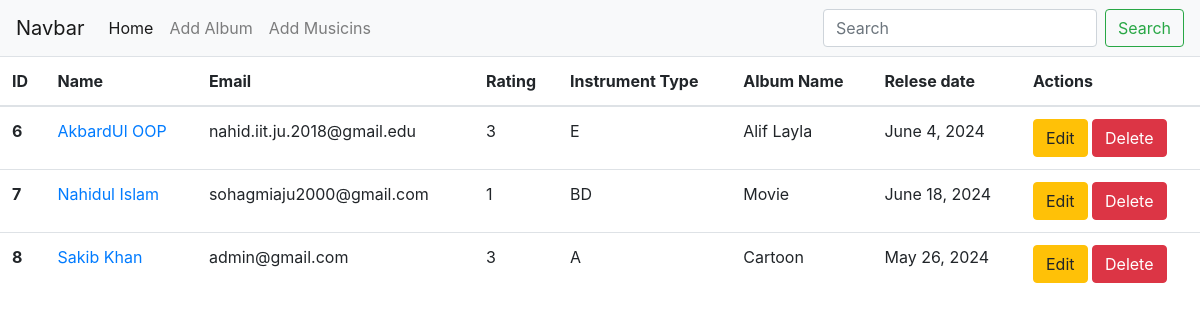
Before: / with the older database file.
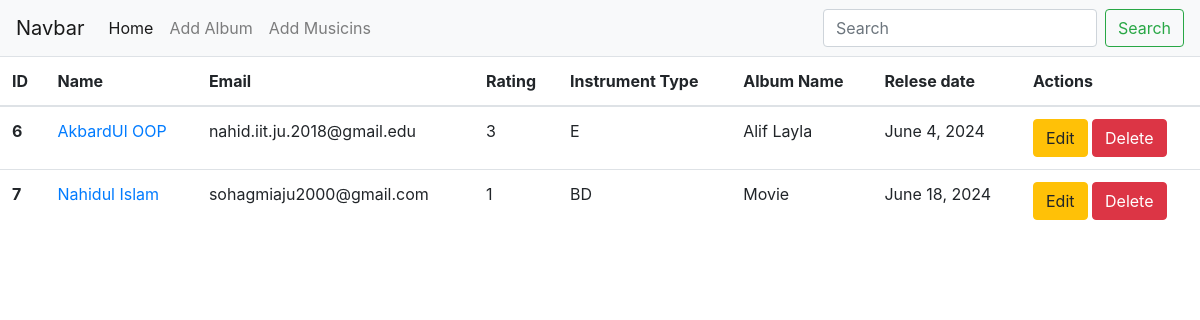
After: the same page with the newer database file.
### albums/models.py (models this page shows, shortened)
class Album(models.Model):
    name = models.CharField(max_length=50)
    musician = models.ForeignKey(Musician, on_delete=models.CASCADE)
    releseDate = models.DateField()
    lst = [('1','1'), ('2','2'),('3','3'),('4', '4')]
    rating = models.CharField(max_length=10, choices=lst)

### musicians/models.py (models this page shows, shortened)
class Musician(models.Model):
    firstName = models.CharField(max_length=30)
    lastName = models.CharField(max_length=30)
    email = models.EmailField()
    phone = models.CharField(max_length=12)
    instrumetType = models.CharField(max_length=30)

### Musicians_Directory/views.py (the view)
# urls.py: path('', views.home, name="home"),
def home(request):
    data = Album.objects.all()
    return render(request, 'home.html', {'form': data})

### templates/home.html
{% extends 'base.html' %}
{% block content %}
<table class="table table-hover container">
    <thead>
        <tr>
            <th scope="col">ID</th>
            <th scope="col">Name</th>
            <th scope="col">Email</th>
            <th scope="col">Rating</th>
            <th scope="col">Instrument Type</th>
            <th scope="col">Album Name </th>
            <th scope="col">Relese date</th>
            <th scope="col">Actions</th>
        </tr>
    </thead>
    <tbody>
        {% for item in form %}
        <tr>
            <th scope="row">{{item.id }} </th>
            <td>
                <a href="{% url 'edit' item.id %}">{{ item.musician.firstName }} {{item.musician.lastName }}</a>
            </td>
            <td>{{ item.musician.email }} </td>
            <td>{{ item.rating }} </td>
            <td>{{ item.musician.instrumetType }} </td>
            <td>{{ item.name}} </td>
            <td>{{ item.releseDate}} </td>
            <td>
                <a href="{% url 'editAlbum' item.id %}" class="btn btn-warning">Edit</a>
                <a href="{% url 'deleteAlbum' item.id %}" class="btn btn-danger">Delete</a>
            </td>
        </tr>
        {% endfor %}
    </tbody>
</table>
{% endblock %}

### templates/base.html (shortened to what this page needs)
<!doctype html>
<html lang="en">
<head>
    <link rel="stylesheet" href="https://cdn.jsdelivr.net/npm/bootstrap@4.0.0/dist/css/bootstrap.min.css"
>
</head>
<body>
    <nav class="navbar navbar-expand-lg navbar-light bg-light">
        <a class="navbar-brand" href="#">Navbar</a>
        <div class="collapse navbar-collapse" id="navbarSupportedContent">
            <ul class="navbar-nav mr-auto">
                <li class="nav-item active">
                    <a class="nav-link" href="{% url 'home' %}">Home <span class="sr-only">(current)</span></a>
                </li>
                <li class="nav-item">
                    <a class="nav-link" href="{% url 'addAlbum' %}">Add Album</a>
                </li>
                <li class="nav-item">
                    <a class="nav-link" href="{% url 'addMusician' %}">Add Musicins</a>
                </li>
            </ul>
            <form class="form-inline my-2 my-lg-0">
                <input class="form-control mr-sm-2" type="search" placeholder="Search" aria-label="Search">
                <button class="btn btn-outline-success my-2 my-sm-0" type="submit">Search</button>
            </form>
        </div>
    </nav>
    {% block content %}
    {% endblock %}
</body>
</html>

Changed rows visible on the page:
removed Album: id "8", musician.firstName "Sakib", musician.lastName "Khan", musician.email "admin@gmail.com", rating "3", musician.instrumetType "A", name "Cartoon", releseDate "May 26, 2024"
